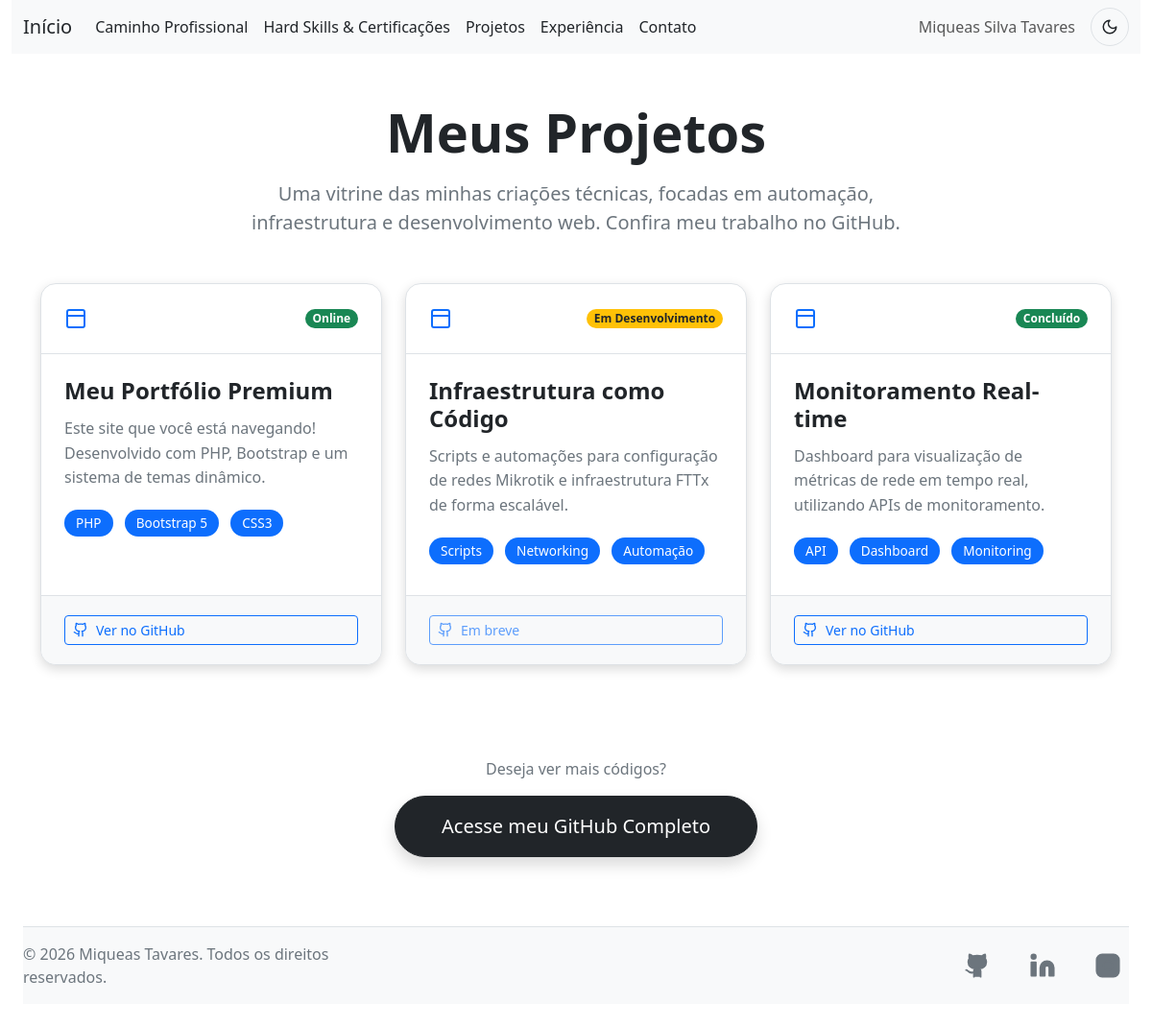
The app's page /projetos.php with its own data.
### tables this page shows
CREATE TABLE projetos (
        id INTEGER PRIMARY KEY AUTOINCREMENT,
        titulo TEXT NOT NULL,
        descricao TEXT,
        tecnologias TEXT,
        link_github TEXT,
        status TEXT,
        ordem INTEGER DEFAULT 0
    );

### projetos.php (the view, shortened to what this page needs)
<!DOCTYPE html>
<html lang="pt-br">
<head>
    <link rel="stylesheet" href="https://cdn.jsdelivr.net/npm/bootstrap@5.3.8/dist/css/bootstrap.min.css">
    <link href="https://unpkg.com/aos@2.3.1/dist/aos.css" rel="stylesheet">
    <?php
    require_once("include/db.php");
    $stmt = $pdo->query("SELECT * FROM projetos ORDER BY ordem ASC");
    $projetos = $stmt->fetchAll();
    ?>
</head>
<body>
    <div class="container-xxl">
        <?php include("include/topo.php"); ?>
        <main class="py-5">
            <div class="container">
                <div class="text-center mb-5" data-aos="fade-down">
                    <h1 class="display-4 fw-bold text-body-emphasis mb-3">Meus Projetos</h1>
                    <p class="lead text-secondary mx-auto" style="max-width: 700px;">
                        Uma vitrine das minhas criações técnicas, focadas em automação, infraestrutura e desenvolvimento
                        web. Confira meu trabalho no GitHub.
                    </p>
                </div>
                <div class="row g-4">
                    <?php
                    $delay = 100;
                    foreach ($projetos as $proj):
                        $techs = explode(',', $proj['tecnologias']);
                        $statusClass = 'bg-primary';
                        if (stripos($proj['status'], 'Desenvolvimento') !== false)
                            $statusClass = 'bg-warning text-dark';
                        if (stripos($proj['status'], 'Online') !== false || stripos($proj['status'], 'Concluído') !== false)
                            $statusClass = 'bg-success';
                        ?>
                        <div class="col-md-6 col-lg-4" data-aos="fade-up" data-aos-delay="<?= $delay ?>">
                            <div class="project-card">
                                <div class="project-header">
                                    <svg xmlns="http://www.w3.org/2000/svg" width="24" height="24" viewBox="0 0 24 24"
                                        fill="none" stroke="currentColor" stroke-width="2" stroke-linecap="round"
                                        stroke-linejoin="round" class="text-primary">
                                        <path d="M3 9h18v10a2 2 0 0 1-2 2H5a2 2 0 0 1-2-2V9Z" />
                                        <path d="M3 9V5a2 2 0 0 1 2-2h14a2 2 0 0 1 2 2v4" />
                                    </svg>
                                    <span class="badge rounded-pill <?= $statusClass ?>"><?= $proj['status'] ?></span>
                                </div>
                                <div class="project-body">
                                    <h3 class="project-title"><?= $proj['titulo'] ?></h3>
                                    <p class="project-description">
                                        <?= $proj['descricao'] ?>
                                    </p>
                                    <div class="tech-stack">
                                        <?php foreach ($techs as $tech): ?>
                                            <span class="tech-tag"><?= trim($tech) ?></span>
                                        <?php endforeach; ?>
                                    </div>
                                </div>
                                <div class="project-footer">
                                    <a href="<?= $proj['link_github'] ?>" target="_blank"
                                        class="btn btn-outline-primary btn-sm btn-github <?= ($proj['link_github'] == '#' ? 'disabled' : '') ?>">
                                        <?= ($proj['link_github'] == '#' ? 'Em breve' : 'Ver no GitHub') ?>
                                    </a>
                                </div>
                            </div>
                        </div>
                        <?php
                        $delay += 100;
                    endforeach;
                    ?>
                </div>
                <div class="mt-5 pt-5 text-center" data-aos="zoom-in">
                    <p class="text-secondary">Deseja ver mais códigos?</p>
                    <a href="https://github.com/miqueas-cdm" target="_blank"
                        class="btn btn-dark btn-lg px-5 py-3 rounded-pill shadow">
                        Acesse meu GitHub Completo
                    </a>
                </div>
            </div>
        </main>
        <?php include("include/roda_pe.php"); ?>
    </div>
</body>
</html>

### include/theme.php (style rules this page uses)
:root { --bg-primary: #ffffff; --bg-secondary: #f8f9fa; --text-primary: #212529; --text-secondary: #6c757d; --border-color: #dee2e6; --shadow-color: rgba(0, 0, 0, 0.15); --card-bg: #ffffff; --btn-primary-bg: #0d6efd; --btn-primary-text: #ffffff; --btn-secondary-bg: #6c757d; --btn-secondary-text: #ffffff; }
body { background-color: var(--bg-primary); color: var(--text-primary); transition: background-color 0.3s ease, color 0.3s ease; }
.container-xxl { background-color: var(--bg-primary); }
.text-body-emphasis { color: var(--text-primary) !important; }
.lead { color: var(--text-secondary); }
* { transition: background-color 0.3s ease, color 0.3s ease, border-color 0.3s ease; }
body { opacity: 0; transition: opacity 0.6s ease-in-out; }
body.loaded { opacity: 1; }

### projetos.php (style rules this page uses)
.project-card { background: var(--card-bg); border: 1px solid var(--border-color); border-radius: 16px; overflow: hidden; transition: all 0.3s cubic-bezier(0.4, 0, 0.2, 1); height: 100%; display: flex; flex-direction: column; box-shadow: 0 4px 12px var(--shadow-color); }
.project-header { padding: 24px; background: linear-gradient(135deg, rgba(var(--btn-primary-bg), 0.1), transparent); border-bottom: 1px solid var(--border-color); display: flex; align-items: center; justify-content: space-between; }
.project-body { padding: 24px; flex-grow: 1; }
.project-title { font-size: 1.5rem; font-weight: 700; margin-bottom: 12px; color: var(--text-primary); }
.project-description { color: var(--text-secondary); font-size: 1rem; line-height: 1.6; margin-bottom: 20px; }
.project-footer { padding: 20px 24px; border-top: 1px solid var(--border-color); background: var(--bg-secondary); }
.tech-tag { display: inline-block; padding: 4px 12px; border-radius: 20px; font-size: 0.85rem; margin-right: 8px; margin-bottom: 8px; background: var(--btn-primary-bg); color: var(--btn-primary-text); font-weight: 500; }
.btn-github { display: flex; align-items: center; gap: 8px; transition: all 0.2s; }

### records on screen
projetos: status "Online", titulo "Meu Portfólio Premium", descricao "Este site que você está navegando! Desenvolvido com PHP, Bootstrap e um sistema de temas dinâmico.", tecnologias "PHP", tecnologias "Bootstrap 5", tecnologias "CSS3", shows "Ver no GitHub"
projetos: status "Em Desenvolvimento", titulo "Infraestrutura como Código", descricao "Scripts e automações para configuração de redes Mikrotik e infraestrutura FTTx de forma escalável.", tecnologias "Scripts", tecnologias "Networking", tecnologias "Automação", link_github "Em breve"
projetos: status "Concluído", titulo "Monitoramento Real-time", descricao "Dashboard para visualização de métricas de rede em tempo real, utilizando APIs de monitoramento.", tecnologias "API", tecnologias "Dashboard", tecnologias "Monitoring", shows "Ver no GitHub"
